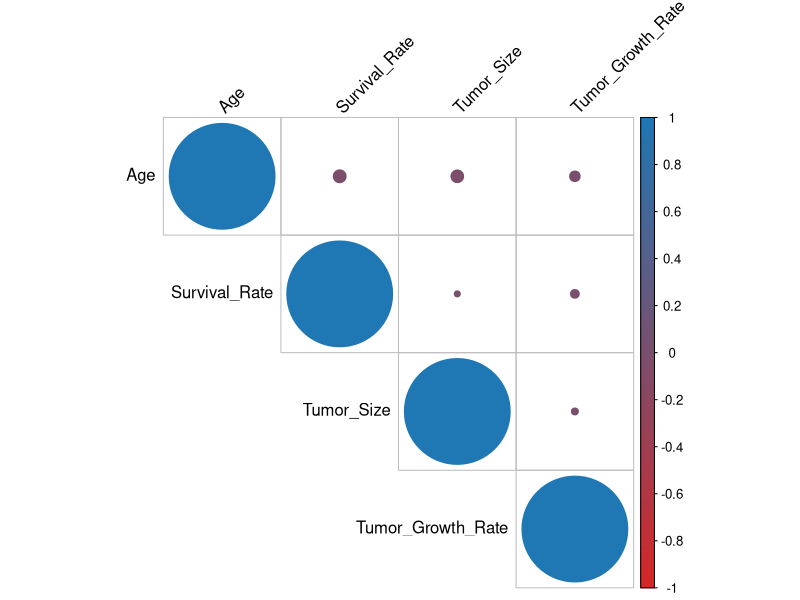

Generate this figure with R:
if (!require("tidyverse")) install.packages("tidyverse")
if (!require("corrplot")) install.packages("corrplot")
if (!require("ggplot2")) install.packages("ggplot2")
if (!require("dplyr")) install.packages("dplyr")

library(tidyverse)
library(corrplot)
library(ggplot2)
library(dplyr)

# Create output directories
output_dir <- "output/eda"
plots_dir <- "plots/eda"
dir.create(output_dir, recursive = TRUE, showWarnings = FALSE)
dir.create(plots_dir, recursive = TRUE, showWarnings = FALSE)

# Load cleaned data
brain_tumor_data <- read.csv("data/processed/brain_tumor_data_clean.csv", stringsAsFactors = TRUE)

# Ensure factor levels are consistent
brain_tumor_data$Tumor_Type <- factor(brain_tumor_data$Tumor_Type, levels = c("Benign", "Malignant"))
brain_tumor_data$Stage <- factor(brain_tumor_data$Stage, levels = c("I", "II", "III", "IV"))
brain_tumor_data$Survival_Binary <- factor(brain_tumor_data$Survival_Binary, levels = c("Poor", "Good"))

# Check for missing data
if (anyNA(brain_tumor_data)) {
  cat("Warning: Missing data detected in brain_tumor_data.\n")
  cat("Number of missing values per column:\n")
  print(colSums(is.na(brain_tumor_data)))
  cat("\n")
}
# Write text output to a single file
output_file <- file.path(output_dir, "eda_results.txt")
sink(output_file)

cat("=== Exploratory Data Analysis Results ===\n\n")

# ---- ANALYSIS 1: Patient Demographics ----
cat("1. Patient Demographics\n")
cat("-----------------------\n")
demographics <- brain_tumor_data %>%
  summarise(
    count = n(),
    mean_age = mean(Age, na.rm = TRUE),
    median_age = median(Age, na.rm = TRUE),
    min_age = min(Age, na.rm = TRUE),
    max_age = max(Age, na.rm = TRUE),
    gender_ratio = sum(Gender == "Male") / sum(Gender == "Female")
  )
cat("Demographics Summary:\n")
print(demographics)
cat("\n")
write.csv(demographics, file.path(output_dir, "demographics_summary.csv"), row.names = FALSE)

# Age distribution
age_plot <- ggplot2::ggplot(brain_tumor_data, ggplot2::aes(x = Age)) +
  ggplot2::geom_histogram(binwidth = 5, fill = "#1f77b4", color = "black") +
  ggplot2::labs(title = "Age Distribution of Brain Tumor Patients", x = "Age", y = "Count") +
  ggplot2::theme_minimal() +
  ggplot2::theme(plot.background = ggplot2::element_rect(fill = "white", color = NA),
                 panel.background = ggplot2::element_rect(fill = "white", color = NA))
ggplot2::ggsave(file.path(plots_dir, "age_distribution.png"), age_plot, width = 8, height = 6)
cat("Age distribution plot saved as: plots/eda/age_distribution.png\n\n")

# Gender distribution
gender_plot <- ggplot2::ggplot(brain_tumor_data, ggplot2::aes(x = Gender, fill = Gender)) +
  ggplot2::geom_bar() +
  ggplot2::labs(title = "Gender Distribution", x = "Gender", y = "Count") +
  ggplot2::scale_fill_manual(values = c("Male" = "#ff7f0e", "Female" = "#d62728")) +
  ggplot2::theme_minimal() +
  ggplot2::theme(plot.background = ggplot2::element_rect(fill = "white", color = NA),
                 panel.background = ggplot2::element_rect(fill = "white", color = NA))
ggplot2::ggsave(file.path(plots_dir, "gender_distribution.png"), gender_plot, width = 8, height = 6)
cat("Gender distribution plot saved as: plots/eda/gender_distribution.png\n\n")

# ---- ANALYSIS 2: Tumor Characteristics ----
cat("2. Tumor Characteristics\n")
cat("-----------------------\n")
# Tumor type distribution
tumor_type_plot <- ggplot2::ggplot(brain_tumor_data, ggplot2::aes(x = Tumor_Type, fill = Tumor_Type)) +
  ggplot2::geom_bar() +
  ggplot2::labs(title = "Distribution of Brain Tumor Types", x = "Tumor Type", y = "Count") +
  ggplot2::scale_fill_manual(values = c("Benign" = "#1f77b4", "Malignant" = "#ff7f0e")) +
  ggplot2::theme_minimal() +
  ggplot2::theme(axis.text.x = ggplot2::element_text(angle = 45, hjust = 1),
                 plot.background = ggplot2::element_rect(fill = "white", color = NA),
                 panel.background = ggplot2::element_rect(fill = "white", color = NA))
ggplot2::ggsave(file.path(plots_dir, "tumor_type_distribution.png"), tumor_type_plot, width = 10, height = 6)
cat("Tumor type distribution plot saved as: plots/eda/tumor_type_distribution.png\n\n")

# Tumor size distribution
tumor_size_plot <- ggplot2::ggplot(brain_tumor_data, ggplot2::aes(x = Tumor_Size)) +
  ggplot2::geom_histogram(binwidth = 0.5, fill = "#2ca02c", color = "black") +
  ggplot2::labs(title = "Brain Tumor Size Distribution", x = "Tumor Size (cm)", y = "Count") +
  ggplot2::theme_minimal() +
  ggplot2::theme(plot.background = ggplot2::element_rect(fill = "white", color = NA),
                 panel.background = ggplot2::element_rect(fill = "white", color = NA))
ggplot2::ggsave(file.path(plots_dir, "tumor_size_distribution.png"), tumor_size_plot, width = 8, height = 6)
cat("Tumor size distribution plot saved as: plots/eda/tumor_size_distribution.png\n\n")

# Tumor location distribution
location_plot <- ggplot2::ggplot(brain_tumor_data, ggplot2::aes(x = Location, fill = Location)) +
  ggplot2::geom_bar() +
  ggplot2::labs(title = "Brain Tumor Location Distribution", x = "Location", y = "Count") +
  ggplot2::scale_fill_manual(values = c("#1f77b4", "#ff7f0e", "#2ca02c", "#d62728", "#9467bd", "#8c564b")) +
  ggplot2::theme_minimal() +
  ggplot2::theme(axis.text.x = ggplot2::element_text(angle = 45, hjust = 1),
                 plot.background = ggplot2::element_rect(fill = "white", color = NA),
                 panel.background = ggplot2::element_rect(fill = "white", color = NA))
ggplot2::ggsave(file.path(plots_dir, "location_distribution.png"), location_plot, width = 10, height = 6)
cat("Tumor location distribution plot saved as: plots/eda/location_distribution.png\n\n")

# ---- ANALYSIS 3: Statistical Tests ----
cat("3. Statistical Tests\n")
cat("-----------------------\n")

# T-test: Tumor Size vs Tumor Type (Malignant/Benign)
cat("3.1 T-test: Tumor Size vs Tumor Type (Malignant/Benign)\n")
tumor_size_malignant <- brain_tumor_data$Tumor_Size[brain_tumor_data$Tumor_Type == "Malignant"]
tumor_size_benign <- brain_tumor_data$Tumor_Size[brain_tumor_data$Tumor_Type == "Benign"]
t_test_result <- stats::t.test(tumor_size_malignant, tumor_size_benign, var.equal = FALSE)
cat("T-test Result (Tumor_Size vs Tumor_Type):\n")
print(t_test_result)
cat("\n")
tumor_size_plot <- ggplot2::ggplot(brain_tumor_data, ggplot2::aes(x = Tumor_Type, y = Tumor_Size, fill = Tumor_Type)) +
  ggplot2::geom_boxplot() +
  ggplot2::scale_fill_manual(values = c("Benign" = "#1f77b4", "Malignant" = "#ff7f0e")) +
  ggplot2::labs(title = "Tumor Size Distribution by Tumor Type",
                x = "Tumor Type",
                y = "Tumor Size (cm)") +
  ggplot2::theme_minimal() +
  ggplot2::theme(
    panel.background = ggplot2::element_rect(fill = "white", color = "white"),
    plot.background = ggplot2::element_rect(fill = "white"),
    legend.title = ggplot2::element_blank()
  )
ggplot2::ggsave(file.path(plots_dir, "tumor_size_vs_tumor_type_boxplot.png"), tumor_size_plot, width = 8, height = 6)
cat("Boxplot saved as: plots/eda/tumor_size_vs_tumor_type_boxplot.png\n\n")

# Chi-Square Test: Radiation Treatment vs Tumor Type
cat("3.2 Chi-Square Test: Radiation Treatment vs Tumor Type\n")
contingency_table <- table(brain_tumor_data$Radiation_Treatment, brain_tumor_data$Tumor_Type)
rownames(contingency_table) <- c("No Radiation", "Radiation")
colnames(contingency_table) <- c("Benign", "Malignant")
chi_square_result <- stats::chisq.test(contingency_table)
cat("Chi-Square Test Result (Radiation_Treatment vs Tumor_Type):\n")
print(chi_square_result)
cat("\n")
radiation_tumor_df <- as.data.frame(contingency_table)
colnames(radiation_tumor_df) <- c("Radiation", "Tumor_Type", "Count")
radiation_tumor_df$Radiation <- factor(radiation_tumor_df$Radiation, labels = c("No Radiation", "Radiation"))
radiation_tumor_df$Tumor_Type <- factor(radiation_tumor_df$Tumor_Type, labels = c("Benign", "Malignant"))
radiation_tumor_plot <- ggplot2::ggplot(radiation_tumor_df, ggplot2::aes(x = Radiation, y = Count, fill = Tumor_Type)) +
  ggplot2::geom_bar(stat = "identity", position = "dodge") +
  ggplot2::scale_fill_manual(values = c("Benign" = "#1f77b4", "Malignant" = "#ff7f0e")) +
  ggplot2::labs(title = "Radiation Treatment vs Tumor Type",
                x = "Radiation Treatment",
                y = "Count") +
  ggplot2::theme_minimal() +
  ggplot2::theme(
    panel.background = ggplot2::element_rect(fill = "white", color = "white"),
    plot.background = ggplot2::element_rect(fill = "white")
  )
ggplot2::ggsave(file.path(plots_dir, "radiation_vs_tumor_type_barplot.png"), radiation_tumor_plot, width = 8, height = 6)
cat("Bar plot saved as: plots/eda/radiation_vs_tumor_type_barplot.png\n\n")

# ANOVA: Survival Rate vs Tumor Stage
cat("3.3 ANOVA: Survival Rate vs Tumor Stage\n")
anova_result <- stats::aov(Survival_Rate ~ Stage, data = brain_tumor_data)
cat("ANOVA Result (Survival_Rate vs Stage):\n")
print(summary(anova_result))
cat("\n")
survival_stage_plot <- ggplot2::ggplot(brain_tumor_data, ggplot2::aes(x = Stage, y = Survival_Rate, fill = Stage)) +
  ggplot2::geom_boxplot() +
  ggplot2::scale_fill_manual(values = c("I" = "#1f77b4", "II" = "#ff7f0e", "III" = "#2ca02c", "IV" = "#d62728")) +
  ggplot2::labs(title = "Survival Rate Distribution by Tumor Stage",
                x = "Tumor Stage",
                y = "Survival Rate (%)") +
  ggplot2::theme_minimal() +
  ggplot2::theme(
    panel.background = ggplot2::element_rect(fill = "white", color = "white"),
    plot.background = ggplot2::element_rect(fill = "white"),
    legend.title = ggplot2::element_blank()
  )
ggplot2::ggsave(file.path(plots_dir, "survival_rate_vs_stage_boxplot.png"), survival_stage_plot, width = 8, height = 6)
cat("Boxplot saved as: plots/eda/survival_rate_vs_stage_boxplot.png\n\n")

# ---- ANALYSIS 4: Correlation Analysis ----
cat("4. Correlation Analysis\n")
cat("-----------------------\n")
numeric_vars <- brain_tumor_data %>%
  dplyr::select(Age, Tumor_Size, Survival_Rate, Tumor_Growth_Rate)
correlation_matrix <- cor(numeric_vars, use = "complete.obs")
cat("Correlation Matrix:\n")
print(correlation_matrix)
cat("\n")
write.csv(correlation_matrix, file.path(output_dir, "correlation_matrix.csv"), row.names = TRUE)
png(file.path(plots_dir, "correlation_plot.png"), width = 800, height = 800)
corrplot::corrplot(correlation_matrix, method = "circle", type = "upper", order = "hclust",
                   tl.col = "black", tl.srt = 45, col = colorRampPalette(c("#d62728", "#1f77b4"))(200))
dev.off()
cat("Correlation plot saved as: plots/eda/correlation_plot.png\n\n")

# Correlation: Tumor Size vs Survival Rate
cor_test_result <- stats::cor.test(brain_tumor_data$Tumor_Size, brain_tumor_data$Survival_Rate, method = "pearson")
cat("Correlation Test Result (Tumor_Size vs Survival_Rate):\n")
print(cor_test_result)
cat("\n")
tumor_survival_plot <- ggplot2::ggplot(brain_tumor_data, ggplot2::aes(x = Tumor_Size, y = Survival_Rate)) +
  ggplot2::geom_point(alpha = 0.7, color = "#2ca02c", size = 3) +
  ggplot2::geom_smooth(method = "lm", color = "#d62728", fill = alpha("#d62728", 0.2)) +
  ggplot2::labs(title = "Scatterplot of Tumor Size vs Survival Rate",
                x = "Tumor Size (cm)",
                y = "Survival Rate (%)") +
  ggplot2::theme_minimal() +
  ggplot2::theme(
    panel.background = ggplot2::element_rect(fill = "white", color = "white"),
    plot.background = ggplot2::element_rect(fill = "white")
  )
ggplot2::ggsave(file.path(plots_dir, "tumor_size_vs_survival_rate_scatterplot.png"), tumor_survival_plot, width = 8, height = 6)
cat("Scatterplot saved as: plots/eda/tumor_size_vs_survival_rate_scatterplot.png\n\n")

cat("=== End of Exploratory Data Analysis Results ===\n")
sink()